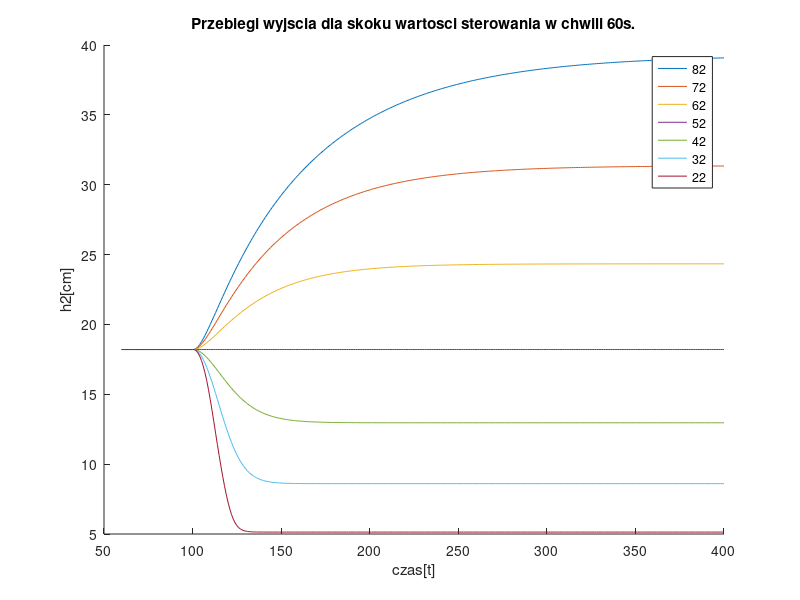
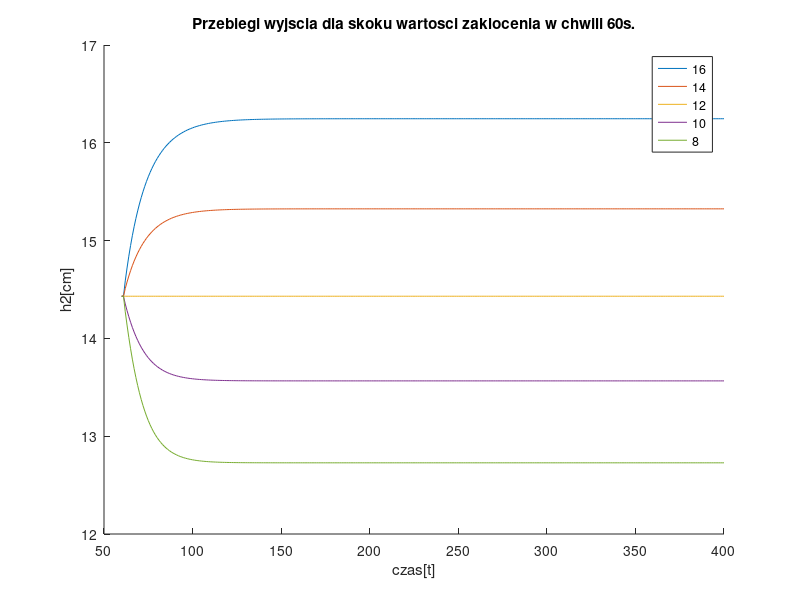

These charts were generated, in order, by the following MATLAB code:
clear;

n = 400;
C1 = 0.95;
C2 = 0.95;
a1 = 17;
a2 = 15;
tau = 40;
start = 60;

% punkt pracy
F10 = 52;
FD0 = 12;
h10 = 14.1730;
h20 = 18.2044;

V10 = C1*h10^2;
V20 = C2*h20^2;

figure
title('Przebiegi wyjscia dla skoku wartosci sterowania w chwili 60s.')
xlabel('czas[t]')
ylabel('h2[cm]')
hold on
for i = 82:-10:22
    F1in = F10 * ones(1,n);
    F1in(start:n) = i;
    F1 = F10 * ones(1,n);
    FD = FD0 * ones(1,n);
    h1 = h10 * ones(1,n);
    h2 = h20 * ones(1,n);
    V1 = C1*h10*h10 * ones(1,n);
    V2 = C2*h20*h20 * ones(1,n);
    for t = tau+1 : n
        F1(t) = F1in(t-tau);
        V1(1,t) = V1(1,t-1) + F1(t-1)+ FD(t-1) - a1*h1(1,t-1)^0.5;
        V2(1,t) = V2(1,t-1) + a1*h1(1,t-1)^0.5 - a2*h2(1,t-1)^0.5;
        h1(1,t) = (V1(1,t)/C1)^0.5;
        h2(1,t) = (V2(1,t)/C2)^0.5;
    end
    plot(start:n,h2(1,start:end))
end
legend('82', '72', '62', '52', '42', '32', '22')

figure
title('Przebiegi wyjscia dla skoku wartosci zaklocenia w chwili 60s.')
xlabel('czas[t]')
ylabel('h2[cm]')
hold on
for i = 16:-2:8
    F1in = F10 * ones(1,n);
    F1 = F10 * ones(1,n);
    FD = FD0 * ones(1,n);
    FD(start:n) = i;
    h1 = h10 * ones(1,n);
    h2 = h20 * ones(1,n);
    V1 = C1*h10*h10 * ones(1,n);
    V2 = C2*h20*h20 * ones(1,n);
    for t = tau+1 : n
        F1(t) = F1in(t-tau);
        V1(1,t) = V1(1,t-1) + F1(t-1)+ FD(t-1) - a1*h1(1,t-1)^0.5;
        V2(1,t) = V1(1,t-1) + a1*h1(1,t-1)^0.5 - a2*h2(1,t-1)^0.5;
        h1(1,t) = (V1(1,t)/C1)^0.5;
        h2(1,t) = (V2(1,t)/C2)^0.5;
    end
    plot(start:n,h2(1,start:end))
end
legend('16', '14', '12', '10', '8')